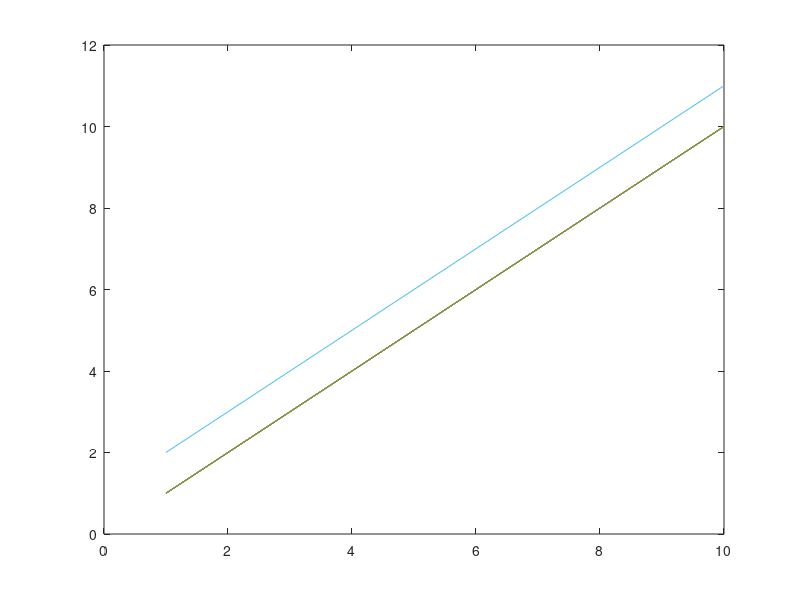

The MATLAB source for this figure: (Note: this script raises an error after producing the figure.)
clear all;
close all; 
clc;
addpath('fcn/aoa2');
addpath('fcn/old');
addpath('fcn/common');

data_file = '../02_v2lcDataGen/data/v2lcRun_sm2_platoonFormExit.mat';
T_s = 1/1e6; % sec
circuit_temperature = 298;
iterations = 100;
validAoAThd = 1e-7;
add_noise = 1;

sim = 0;
res = 1;
c1_arr = {'day','night'};
c2_arr = {'100Hz'};
c3_arr = {'clear','rain','fog'};

if sim == 1
    for i_c1=1:length(c1_arr)
        for i_c2=1:length(c2_arr)
            for i_c3=1:length(c3_arr)
                cond1 = c1_arr{i_c1};
                cond2 = c2_arr{i_c2};
                cond3 = c3_arr{i_c3};
                res_file  = strcat('results/aoa2_sm2_',cond1,'_',cond2,'_',cond3,'.mat');
                
                aoa2_simulate(data_file, res_file, iterations, validAoAThd, add_noise, T_s, circuit_temperature, cond1, cond2, cond3);
            end
        end
    end
end

%% results
if res == 1
    h = plot(1:10,1:10,1:10,1:10,1:10,1:10,1:10,1:10,1:10,1:10,1:10,2:11);
    colors = get(h,'Color');
    color_counter = 1;
    close; 
    clear h
    figure
    for ic1=1:length(c1_arr)
        for ic2=1:length(c2_arr)
            for ic3=1:length(c3_arr)
                cond1 = c1_arr{ic1};
                cond2 = c2_arr{ic2};
                cond3 = c3_arr{ic3};
                res_file  = strcat('results/aoa2_sm2_',cond1,'_',cond2,'_',cond3,'.mat');
                
                load(res_file)
                
%                 figure
%                 plot_dir(vehicle.target_relative.tx1_qrx4.x,vehicle.target_relative.tx1_qrx4.y,vehicle.target_relative.heading, 15)
%                 hold on
%                 post = 4;
%                 limits_xp = vehicle.target_relative.tx1_qrx4.x(end-post)-10*sind(20+vehicle.target_relative.heading(end-post));
%                 limits_xn = vehicle.target_relative.tx1_qrx4.x(end-post)+10*sind(20-vehicle.target_relative.heading(end-post));
%                 limits_yp = vehicle.target_relative.tx1_qrx4.y(end-post)-10*cosd(20+vehicle.target_relative.heading(end-post));
%                 limits_yn = vehicle.target_relative.tx1_qrx4.y(end-post)-10*cosd(20-vehicle.target_relative.heading(end-post));
%                 plot([vehicle.target_relative.tx1_qrx4.x(end-post) limits_xp],[vehicle.target_relative.tx1_qrx4.y(end-post) limits_yp],'g--','LineWidth',2)
%                 plot([vehicle.target_relative.tx1_qrx4.x(end-post) limits_xn],[vehicle.target_relative.tx1_qrx4.y(end-post) limits_yn],'g--','LineWidth',2)
%                 axis equal; ylim([ -1 10 ]); xlim([ -4 8 ])
                
                ex11 = zeros(length(vehicle.target_relative.tx1_qrx4.x),size(cx11,2));
                ey11 = zeros(length(vehicle.target_relative.tx1_qrx4.x),size(cx11,2));
                ex12 = zeros(length(vehicle.target_relative.tx1_qrx4.x),size(cx11,2));
                ey12 = zeros(length(vehicle.target_relative.tx1_qrx4.x),size(cx11,2));
                ex11_maxpool = zeros(size(cx11));     ex11_avgpool = zeros(size(cx11));
                ey11_maxpool = zeros(size(cx11));     ey11_avgpool = zeros(size(cx11));
                ex12_maxpool = zeros(size(cx11));     ex12_avgpool = zeros(size(cx11));
                ey12_maxpool = zeros(size(cx11));     ey12_avgpool = zeros(size(cx11));
                k_prev = 0;
                for ik=1:length(vehicle.target_relative.tx1_qrx4.x)
                    k = floor(ik/vlpDecimRate); % kth_estimation
                    if(k==0)
                        ex11(ik) = NaN;
                        ey11(ik) = NaN;
                        ex12(ik) = NaN;
                        ey12(ik) = NaN;
                    else
                        ex11(ik,:) = ones(size(cx11(k,:)))*vehicle.target_relative.tx1_qrx4.x(ik) - cx11(k,:);
                        ey11(ik,:) = ones(size(cy11(k,:)))*vehicle.target_relative.tx1_qrx4.y(ik) - cy11(k,:);
                        ex12(ik,:) = ones(size(cx12(k,:)))*vehicle.target_relative.tx2_qrx3.x(ik) - cx12(k,:);
                        ey12(ik,:) = ones(size(cy12(k,:)))*vehicle.target_relative.tx2_qrx3.y(ik) - cy12(k,:);
                        if(k_prev~=k) && (k_prev~=0)
                            ex11_maxpool(k,:) = max(ex11((1 + ik - vlpDecimRate):ik,:),[],1);
                            ey11_maxpool(k,:) = max(ey11((1 + ik - vlpDecimRate):ik,:),[],1);
                            ex12_maxpool(k,:) = max(ex12((1 + ik - vlpDecimRate):ik,:),[],1);
                            ey12_maxpool(k,:) = max(ey12((1 + ik - vlpDecimRate):ik,:),[],1);
                            ex11_avgpool(k,:) = mean(ex11((1 + ik - vlpDecimRate):ik,:),1);
                            ey11_avgpool(k,:) = mean(ey11((1 + ik - vlpDecimRate):ik,:),1);
                            ex12_avgpool(k,:) = mean(ex12((1 + ik - vlpDecimRate):ik,:),1);
                            ey12_avgpool(k,:) = mean(ey12((1 + ik - vlpDecimRate):ik,:),1);
                        end
                        k_prev = k;
                    end
                end
                ex11_mean = mean(ex11,2);   ey11_mean = mean(ey11,2);   ex12_mean = mean(ex12,2);   ey12_mean = mean(ey12,2);
                ex11_stdev = std(ex11,0,2); ey11_stdev = std(ey11,0,2); ex12_stdev = std(ex12,0,2); ey12_stdev = std(ey12,0,2);
                e4d_mean = sqrt(ex11_mean.^2+ey11_mean.^2+ex12_mean.^2+ey12_mean.^2);
                e4d_stdev = sqrt(ex11_stdev.^2+ey11_stdev.^2+ex12_stdev.^2+ey12_stdev.^2);
                e2d_mean = sqrt(ex11_mean.^2+ey11_mean.^2);
                e2d_stdev = sqrt(ex11_stdev.^2+ey11_stdev.^2);
                ex11_maxpool_mean = mean(ex11_maxpool,2);    ex11_maxpool_stdev = std(ex11_maxpool,0,2);
                ey11_maxpool_mean = mean(ey11_maxpool,2);    ey11_maxpool_stdev = std(ey11_maxpool,0,2);
                ex12_maxpool_mean = mean(ex12_maxpool,2);    ex12_maxpool_stdev = std(ex12_maxpool,0,2);
                ey12_maxpool_mean = mean(ey12_maxpool,2);    ey12_maxpool_stdev = std(ey12_maxpool,0,2);
                e4d_maxpool_mean = sqrt(ex11_maxpool_mean.^2+ey11_maxpool_mean.^2+ex12_maxpool_mean.^2+ey12_maxpool_mean.^2);
                e4d_maxpool_stdev = sqrt(ex11_maxpool_stdev.^2+ey11_maxpool_stdev.^2+ex12_maxpool_stdev.^2+ey12_maxpool_stdev.^2);
                ex11_avgpool_mean = mean(ex11_avgpool,2);    ex11_avgpool_stdev = std(ex11_avgpool,0,2);
                ey11_avgpool_mean = mean(ey11_avgpool,2);    ey11_avgpool_stdev = std(ey11_avgpool,0,2);
                ex12_avgpool_mean = mean(ex12_avgpool,2);    ex12_avgpool_stdev = std(ex12_avgpool,0,2);
                ey12_avgpool_mean = mean(ey12_avgpool,2);    ey12_avgpool_stdev = std(ey12_avgpool,0,2);
                e4d_avgpool_mean = sqrt(ex11_avgpool_mean.^2+ey11_avgpool_mean.^2+ex12_avgpool_mean.^2+ey12_avgpool_mean.^2);
                e4d_avgpool_stdev = sqrt(ex11_avgpool_stdev.^2+ey11_avgpool_stdev.^2+ex12_avgpool_stdev.^2+ey12_avgpool_stdev.^2);
                
                aoa2_crlb = zeros(size(cx11,1),4,4);
                for i_crlb=1:size(cx11,1)
                    if(i_crlb == 1)
                        aoa2_crlb(i_crlb,:,:) = NaN;
                    else
                        sampler = vlpDecimRate;
                        x11 = mean(vehicle.target_relative.tx1_qrx4.x( ((i_crlb-1)*sampler+1):(i_crlb*sampler) ));
                        y11 = mean(vehicle.target_relative.tx1_qrx4.y( ((i_crlb-1)*sampler+1):(i_crlb*sampler) ));
                        x12 = mean(vehicle.target_relative.tx2_qrx3.x( ((i_crlb-1)*sampler+1):(i_crlb*sampler) ));
                        y12 = mean(vehicle.target_relative.tx2_qrx3.y( ((i_crlb-1)*sampler+1):(i_crlb*sampler) ));
                        
                        sigmaW       = deg2rad([std(aoa_11,0,2) std(aoa_12,0,2) std(aoa_21,0,2) std(aoa_22,0,2)]);
                        P            = [x11 y11 x12 y12];
                        L            = vehicle.ego.width;
                        aoa2_crlb(i_crlb,:,:) = aoa2_evaluate_crlb(sigmaW, P, L);
                    end
                end
                crlb_4d = sqrt(abs(aoa2_crlb(:,1,1)) + abs(aoa2_crlb(:,2,2)) + abs(aoa2_crlb(:,3,3)) + abs(aoa2_crlb(:,4,4)) );
                crlb_2d = sqrt(abs(aoa2_crlb(:,1,1)) + abs(aoa2_crlb(:,2,2)) );

                semilogy(vehicle.t.values(1:vlpDecimRate:end),e4d_maxpool_mean,'LineWidth',2,'Color',colors{color_counter})
                hold on
                ylim([1e-2 1e0]), grid on
                color_counter = color_counter + 1;
            end
        end
    end
    
    legend('day, clear','day, rain','day, fog','night, clear','night, rain','night, fog','Location','best')
end

